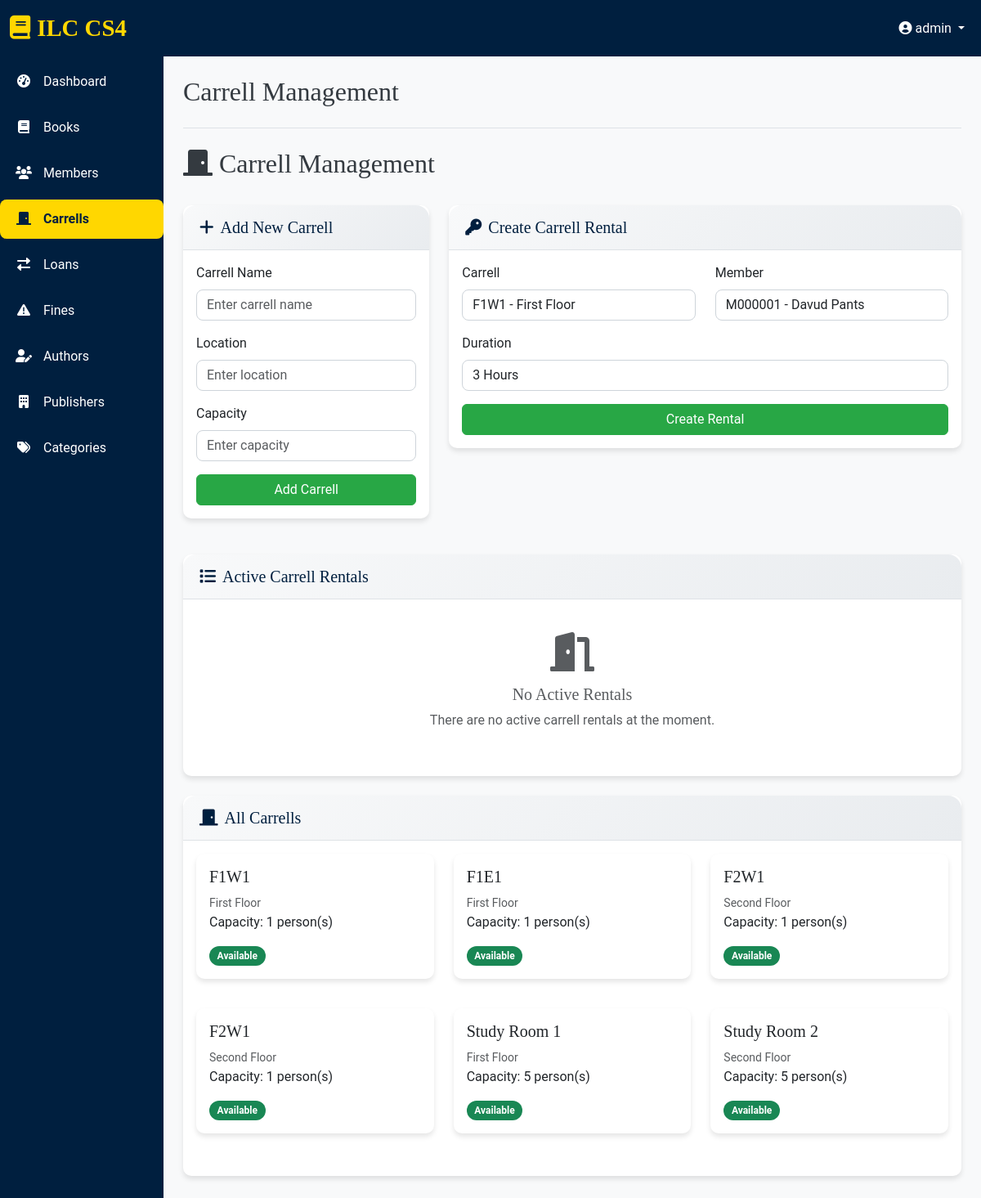
Page /carrells (signed in) on the committed database.
### app.py (models this page shows, shortened)
class User(db.Model, UserMixin):
    id = db.Column(db.Integer, primary_key=True)
    username = db.Column(db.String(50), unique=True, nullable=False)
    password_hash = db.Column(db.String(128), nullable=False)
    role = db.Column(db.String(20), nullable=False, default='member')  # member, librarian, admin
    created_at = db.Column(db.DateTime, default=datetime.utcnow)

class Carrell(db.Model):
    id = db.Column(db.String(10), primary_key=True)
    name = db.Column(db.String(100), nullable=False)  # e.g., "Carrell A1"
    location = db.Column(db.String(200), nullable=False)
    capacity = db.Column(db.Integer, nullable=False, default=1)
    is_available = db.Column(db.Boolean, nullable=False, default=True)
    created_at = db.Column(db.DateTime, default=datetime.utcnow)
    current_rental_id = db.Column(db.Integer, db.ForeignKey('carrell_rental.id'))
    current_rental = db.relationship('CarrellRental',
                                   foreign_keys=[current_rental_id],
                                   post_update=True,
                                   backref='current_carrell')

### app.py (the view)
@app.route('/carrells')
@login_required
def carrells():
    if current_user.role not in ['admin', 'librarian']:
        flash('Access denied', 'error')
        return redirect(url_for('dashboard'))
    carrells_list = Carrell.query.all()
    active_rentals = CarrellRental.query.filter_by(status='active').options(
        joinedload(CarrellRental.member),
        joinedload(CarrellRental.carrell)
    ).all()
    form = CarrellForm()
    rental_form = CarrellRentalForm()
    available_carrells = Carrell.query.filter_by(is_available=True).all()
    active_members = Member.query.filter_by(membership_status='active').all()
    rental_form.carrell_id.choices = [(c.id, f"{c.name} - {c.location}") for c in available_carrells]
    rental_form.member_id.choices = [(m.id, f"{m.id} - {m.full_name}") for m in active_members]
    return render_template('carrells.html',
                         title='Carrell Management',
                         carrells=carrells_list,
                         active_rentals=active_rentals,
                         form=form,
                         rental_form=rental_form)

### templates/carrells.html (shortened to what this page needs)
{% extends "base.html" %}
{% block content %}
<div class="d-flex justify-content-between align-items-center mb-4">
    <h2>
        <i class="fas fa-door-closed me-2"></i>Carrell Management
    </h2>
</div>
<div class="row">
    <div class="col-md-4">
        <div class="card">
            <div class="card-header">
                <h5 class="mb-0"><i class="fas fa-plus me-2"></i>Add New Carrell</h5>
            </div>
            <div class="card-body">
                <form method="POST" action="{{ url_for('add_carrell') }}">
                    <div class="mb-3">
                        {{ form.name.label(class="form-label") }}
                        {{ form.name(class="form-control") }}
                    </div>
                    <div class="mb-3">
                        {{ form.location.label(class="form-label") }}
                        {{ form.location(class="form-control") }}
                    </div>
                    <div class="mb-3">
                        {{ form.capacity.label(class="form-label") }}
                        {{ form.capacity(class="form-control") }}
                    </div>
                    {{ form.submit(class="btn btn-success w-100") }}
                </form>
            </div>
        </div>
    </div>
    <div class="col-md-8">
        <div class="card">
            <div class="card-header">
                <h5 class="mb-0"><i class="fas fa-key me-2"></i>Create Carrell Rental</h5>
            </div>
            <div class="card-body">
                <form method="POST" action="{{ url_for('create_carrell_rental') }}">
                    <div class="row">
                        <div class="col-md-6">
                            <div class="mb-3">
                                {{ rental_form.carrell_id.label(class="form-label") }}
                                {{ rental_form.carrell_id(class="form-control") }}
                            </div>
                        </div>
                        <div class="col-md-6">
                            <div class="mb-3">
                                {{ rental_form.member_id.label(class="form-label") }}
                                {{ rental_form.member_id(class="form-control") }}
                            </div>
                        </div>
                    </div>
                    <div class="mb-3">
                        {{ rental_form.duration_hours.label(class="form-label") }}
                        {{ rental_form.duration_hours(class="form-control") }}
                    </div>
                    {{ rental_form.submit(class="btn btn-success w-100") }}
                </form>
            </div>
        </div>
    </div>
</div>
<div class="card mt-4">
    <div class="card-header">
        <h5 class="mb-0"><i class="fas fa-list me-2"></i>Active Carrell Rentals</h5>
    </div>
    <div class="card-body">
        {% if active_rentals %}
        <div class="table-responsive">
            <table class="table table-hover">
                <thead>
                    <tr>
                        <th>Carrell</th>
                        <th>Member</th>
                        <th>Start Time</th>
                        <th>Scheduled End</th>
                        <th>Status</th>
                        <th>Actions</th>
                    </tr>
                </thead>
                <tbody>
                    {% for rental in active_rentals %}
                    <tr>
                        <td>
                            <strong>{{ rental.carrell.name }}</strong><br>
                            <small class="text-muted">{{ rental.carrell.location }}</small>
                        </td>
                        <td>
                            <strong>{{ rental.member.id }}</strong><br>
                            <small class="text-muted">{{ rental.member.full_name }}</small>
                        </td>
                        <td>{{ rental.rental_date.strftime('%Y-%m-%d %H:%M') }}</td>
                        <td>{{ rental.scheduled_end_time.strftime('%Y-%m-%d %H:%M') }}</td>
                        <td>
                            <span class="badge bg-{{ 'success' if rental.status == 'active' else 'warning' }}">
                                {{ rental.status|title }}
                            </span>
                        </td>
                        <td>
                            <div class="btn-group">
                                <button class="btn btn-sm btn-primary end-rental-btn"
                                        data-rental-id="{{ rental.id }}"
                                        data-member-id="{{ rental.member.id }}"
                                        data-member-name="{{ rental.member.full_name }}">
                                    <i class="fas fa-stop me-1"></i>End Rental
                                </button>
                                <button class="btn btn-sm btn-warning noise-fine-btn"
                                        data-member-id="{{ rental.member.id }}"
                                        data-member-name="{{ rental.member.full_name }}">
                                    <i class="fas fa-volume-up me-1"></i>Noise Fine
                                </button>
                            </div>
                        </td>
                    </tr>
                    {% endfor %}
                </tbody>
            </table>
        </div>
        {% else %}
        <div class="text-center py-4">
            <i class="fas fa-door-open fa-3x text-muted mb-3"></i>
            <h5 class="text-muted">No Active Rentals</h5>
            <p class="text-muted">There are no active carrell rentals at the moment.</p>
        </div>
        {% endif %}
    </div>
</div>
<div class="card mt-4">
    <div class="card-header">
        <h5 class="mb-0"><i class="fas fa-door-closed me-2"></i>All Carrells</h5>
    </div>
    <div class="card-body">
        <div class="row">
            {% for carrell in carrells %}
            <div class="col-md-4 mb-3">
                <div class="card {{ 'border-success' if carrell.is_available else 'border-warning' }}">
                    <div class="card-body">
                        <h5 class="card-title">{{ carrell.name }}</h5>
                        <p class="card-text">
                            <small class="text-muted">{{ carrell.location }}</small><br>
                            Capacity: {{ carrell.capacity }} person(s)
                        </p>
                        <span class="badge bg-{{ 'success' if carrell.is_available else 'warning' }}">
                            {{ 'Available' if carrell.is_available else 'Occupied' }}
                        </span>
                    </div>
                </div>
            </div>
            {% endfor %}
        </div>
    </div>
</div>
{% endblock %}

### templates/base.html (shortened to what this page needs)
<!DOCTYPE html>
<html lang="en">
<head>
    <link href="https://cdn.jsdelivr.net/npm/bootstrap@5.3.0-alpha1/dist/css/bootstrap.min.css" rel="stylesheet">
    <link href="https://cdnjs.cloudflare.com/ajax/libs/font-awesome/6.0.0/css/all.min.css" rel="stylesheet">
    <link rel="stylesheet" href="{{ url_for('static', filename='style.css') }}">
</head>
<body class="{% block body_class %}{% endblock %}">
    <nav class="navbar navbar-expand-lg navbar-dark" style="background-color: var(--primary-color);">
    <div class="container-fluid">
        <a class="navbar-brand" href="{{ url_for('dashboard') }}">
            <i class="fas fa-book me-2"></i>ILC CS4
        </a>
        <div class="collapse navbar-collapse" id="navbarNav">
            <ul class="navbar-nav ms-auto">
                {% if current_user.is_authenticated %}
                    <li class="nav-item dropdown">
                        <a class="nav-link dropdown-toggle" href="#" id="navbarDropdown" role="button" data-bs-toggle="dropdown">
                            <i class="fas fa-user-circle me-1"></i>{{ current_user.username }}
                        </a>
                    </li>
                {% endif %}
            </ul>
        </div>
    </div>
</nav>
    <div class="container-fluid">
        <div class="row">
            {% if current_user.is_authenticated %}
            <div class="col-md-3 col-lg-2 d-md-block sidebar collapse" style="height: 230rem;">
                <div class="position-sticky pt-3">
                    <ul class="nav flex-column">
                        <li class="nav-item">
                            <a class="nav-link {% if request.endpoint == 'dashboard' %}active{% endif %}" href="{{ url_for('dashboard') }}">
                                <i class="fas fa-tachometer-alt"></i> Dashboard
                            </a>
                        </li>
                        <li class="nav-item">
                            <a class="nav-link {% if request.endpoint == 'books' %}active{% endif %}" href="{{ url_for('books') }}">
                                <i class="fas fa-book"></i> Books
                            </a>
                        </li>
                        {% if current_user.role in ['admin', 'librarian'] %}
                        <li class="nav-item">
                            <a class="nav-link {% if request.endpoint == 'members' %}active{% endif %}" href="{{ url_for('members') }}">
                                <i class="fas fa-users"></i> Members
                            </a>
                        </li>
                        {% if current_user.role in ['admin', 'librarian'] %}
                        <li class="nav-item">
                            <a class="nav-link {% if request.endpoint == 'carrells' %}active{% endif %}" href="{{ url_for('carrells') }}">
                                <i class="fas fa-door-closed"></i> Carrells
                            </a>
                        </li>
                        {% endif %}
                        <li class="nav-item">
                            <a class="nav-link {% if request.endpoint == 'loans' %}active{% endif %}" href="{{ url_for('loans') }}">
                                <i class="fas fa-exchange-alt"></i> Loans
                            </a>
                        </li>
                        <li class="nav-item">
                            <a class="nav-link {% if request.endpoint == 'fines' %}active{% endif %}" href="{{ url_for('fines') }}">
                                <i class="fas fa-exclamation-triangle"></i> Fines
                            </a>
                        </li>
                        {% endif %}
                        {% if current_user.role in ['admin', 'librarian'] %}
                        <li class="nav-item">
                            <a class="nav-link {% if request.endpoint == 'authors' %}active{% endif %}" href="{{ url_for('authors') }}">
                                <i class="fas fa-user-edit"></i> Authors
                            </a>
                        </li>
                        <li class="nav-item">
                            <a class="nav-link {% if request.endpoint == 'publishers' %}active{% endif %}" href="{{ url_for('publishers') }}">
                                <i class="fas fa-building"></i> Publishers
                            </a>
                        </li>
                        <li class="nav-item">
                            <a class="nav-link {% if request.endpoint == 'categories' %}active{% endif %}" href="{{ url_for('categories') }}">
                                <i class="fas fa-tags"></i> Categories
                            </a>
                        </li>
                        {% endif %}
                    </ul>
                </div>
            </div>
            {% endif %}
            <main class="col-md-9 ms-sm-auto col-lg-10 px-md-4 py-4">
                <div class="d-flex justify-content-between flex-wrap flex-md-nowrap align-items-center pb-3 mb-4 border-bottom">
                    <h1 class="h2"> {{ title }}</h1>
                </div>
                {% block content %}{% endblock %}
            </main>
        </div>
    </div>
</body>
</html>

### rows in the picture
User: username "admin"
Carrell: name "F1W1", location "First Floor", capacity "1", is_available "Available"
Carrell: name "F1E1", location "First Floor", capacity "1", is_available "Available"
Carrell: name "F2W1", location "Second Floor", capacity "1", is_available "Available"
Carrell: name "F2W1", location "Second Floor", capacity "1", is_available "Available"
Carrell: name "Study Room 1", location "First Floor", capacity "5", is_available "Available"
Carrell: name "Study Room 2", location "Second Floor", capacity "5", is_available "Available"

### other values in the picture
{{ title }} "Carrell Management"
{{ rental_form.carrell_id.label(class="form-label") }} "Carrell"
{{ rental_form.member_id.label(class="form-label") }} "Member"
{{ rental_form.duration_hours.label(class="form-label") }} "Duration"
